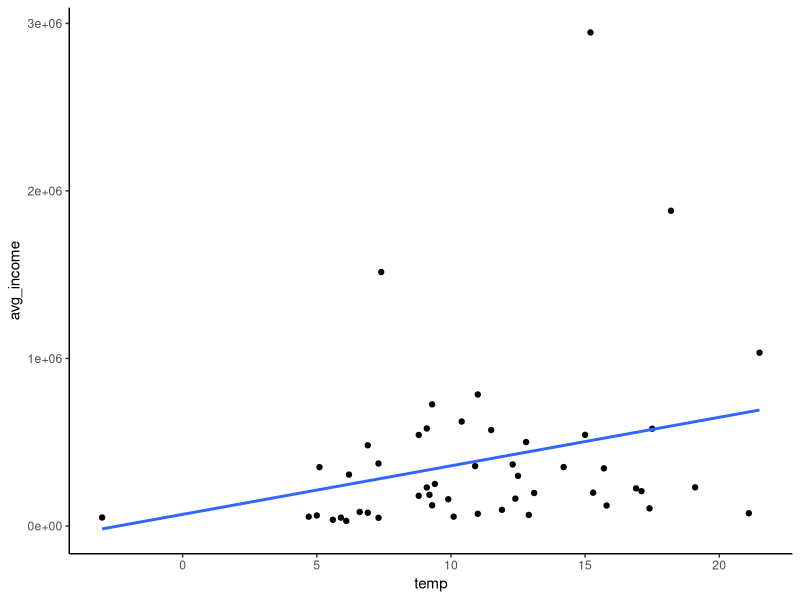

This chart was generated by the following R code:
## ---- chunk 1
library(tidyverse)
library(knitr)
opts_chunk$set(include = FALSE)
## ---- chunk 2
# load data sets
income <- read_csv('bea_download.csv')
state_temps <- read_csv('statetemps.csv')
## ---- chunk 3
# tidy data to only include variables that will be used. Rename columns.
income <- income %>% 
  select(GeoName,
         `2021:Q4`)%>%
  rename(
    State = GeoName,
    avg_income = `2021:Q4`
  )
## ---- chunk 4
# left merge.
state_temps_income <- merge(x = income, y = state_temps, by = "State")
## ---- chunk 5
# tidy data to only include variables that will be used. Rename columns.
state_temps_income <- state_temps_income %>% 
  select(State,
         avg_income,
         `Avg C`) %>% 
  rename(state = State,
         temp = `Avg C`)
## ---- chunk 6
state_temps_income %>%
  ggplot(aes(x = temp, y = avg_income)) +
  geom_point() + 
  geom_smooth(method = 'lm', se = FALSE) +
  theme_classic()
## ---- chunk 7
linear_model <- lm(avg_income ~ temp, data = state_temps_income)
summary(linear_model)$coefficients
